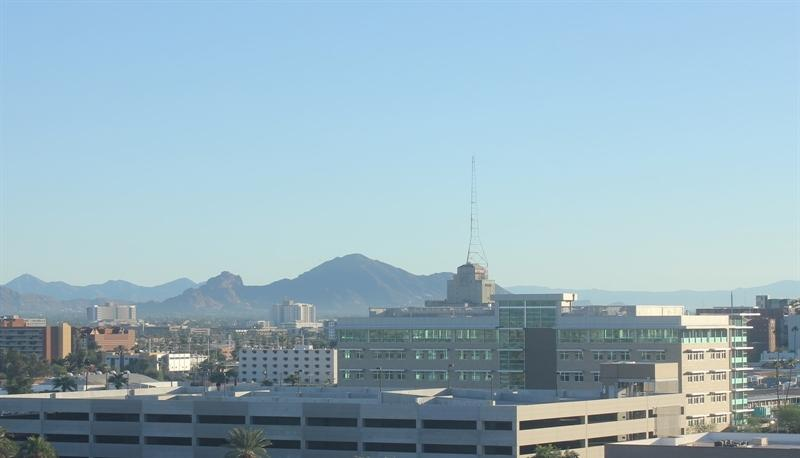
#> input picture 1_1_Image_Representation/day_night_images/training/day/20151101_145049.jpg, 800 x 458 px; its folder holds only this picture in this run
$ jupyter execute --allow-errors '6_4. Classification.ipynb'   (shell and % lines are left out)
#> lines starting #> are read from the running program, lines starting #| are printed output that depends on the picture
### 1_1_Image_Representation/helpers.py
# Helper functions

import os
import glob # library for loading images from a directory
import matplotlib.image as mpimg

import cv2


# This function loads in images and their labels and places them in a list
# The list contains all images and their associated labels
# For example, after data is loaded, im_list[0][:] will be the first image-label pair in the list
def load_dataset(image_dir):

    # Populate this empty image list
#> called with image_dir = 'day_night_images/training/'
    im_list = []
    image_types = ["day", "night"]

    # Iterate through each color folder
    for im_type in image_types:

        # Iterate through each image file in each image_type folder
        # glob reads in any image with the extension "image_dir/im_type/*"
        for file in glob.glob(os.path.join(image_dir, im_type, "*")):

            # Read in the image
            im = mpimg.imread(file)
#> im is the input picture: shape (458, 800, 3); mean R, G, B 150.7, 178, 191

            # Check if the image exists/if it's been correctly read-in
            if not im is None:
                # Append the image, and it's type (red, green, yellow) to the image list
                im_list.append((im, im_type))

    return im_list


## Standardize the input images
# Resize each image to the desired input size: 600x1100px (hxw).

## Standardize the output
# With each loaded image, we also specify the expected output.
# For this, we use binary numerical values 0/1 = night/day.


# This function should take in an RGB image and return a new, standardized version
# 600 height x 1100 width image size (px x px)
def standardize_input(image):

    # Resize image and pre-process so that all "standard" images are the same size
    standard_im = cv2.resize(image, (1100, 600))

    return standard_im


# Examples:
# encode("day") should return: 1
# encode("night") should return: 0
def encode(label):

    numerical_val = 0
    if(label == 'day'):
        numerical_val = 1
    # else it is night and can stay 0

    return numerical_val

# using both functions above, standardize the input images and output labels
def standardize(image_list):

    # Empty image data array
    standard_list = []

    # Iterate through all the image-label pairs
    for item in image_list:
        image = item[0]
        label = item[1]

        # Standardize the image
        standardized_im = standardize_input(image)

        # Create a numerical label
        binary_label = encode(label)

        # Append the image, and it's one hot encoded label to the full, processed list of image data
        standard_list.append((standardized_im, binary_label))

    return standard_list

### 1_1_Image_Representation/6_4. Classification.ipynb
# Day and Night Image Classifier
---

The day/night image dataset consists of 200 RGB color images in two categories: day and night. There are equal numbers of each example: 100 day images and 100 night images.

We'd like to build a classifier that can accurately label these images as day or night, and that relies on finding distinguishing features between the two types of images!

*Note: All images come from the [AMOS dataset](http://cs.uky.edu/~jacobs/datasets/amos/) (Archive of Many Outdoor Scenes).*

### Import resources

Before you get started on the project code, import the libraries and resources that you'll need.

[cell 1]
import cv2 # computer vision library
import helpers

import numpy as np
import matplotlib.pyplot as plt
import matplotlib.image as mpimg

## Training and Testing Data
The 200 day/night images are separated into training and testing datasets.

* 60% of these images are training images, for you to use as you create a classifier.
* 40% are test images, which will be used to test the accuracy of your classifier.

First, we set some variables to keep track of some where our images are stored:

    image_dir_training: the directory where our training image data is stored
    image_dir_test: the directory where our test image data is stored

[cell 2]
# Image data directories
image_dir_training = "day_night_images/training/"
image_dir_test = "day_night_images/test/"

## Load the datasets

These first few lines of code will load the training day/night images and store all of them in a variable, `IMAGE_LIST`. This list contains the images and their associated label ("day" or "night").

For example, the first image-label pair in `IMAGE_LIST` can be accessed by index:
``` IMAGE_LIST[0][:]```.

[cell 3]
# Using the load_dataset function in helpers.py
# Load training data
IMAGE_LIST = helpers.load_dataset(image_dir_training)
#> IMAGE_LIST = 2 items

## Construct a `STANDARDIZED_LIST` of input images and output labels.

This function takes in a list of image-label pairs and outputs a **standardized** list of resized images and numerical labels.

[cell 4]
# Standardize all training images
STANDARDIZED_LIST = helpers.standardize(IMAGE_LIST)
#> the loop in standardize, `for item in image_list:` made 2 passes
#> (label, numerical_val in encode, binary_label) on passes 1 to 2: ('day', 1, 1), ('night', 0, 0)
#> pass 1, in standardize_input, `standard_im = cv2.resize(image, (1100, 600))`:
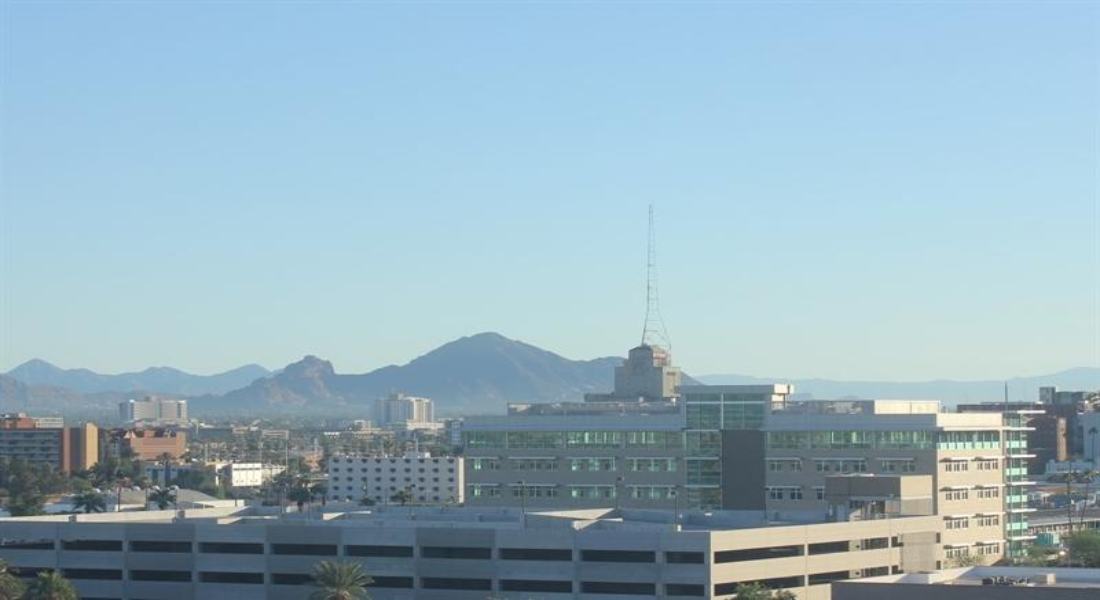
#> standard_im: shape (600, 1100, 3); mean R, G, B 150.6, 178, 190.9
#> pass 2, in standardize_input (call 2), `standard_im = cv2.resize(image, (1100, 600))`:
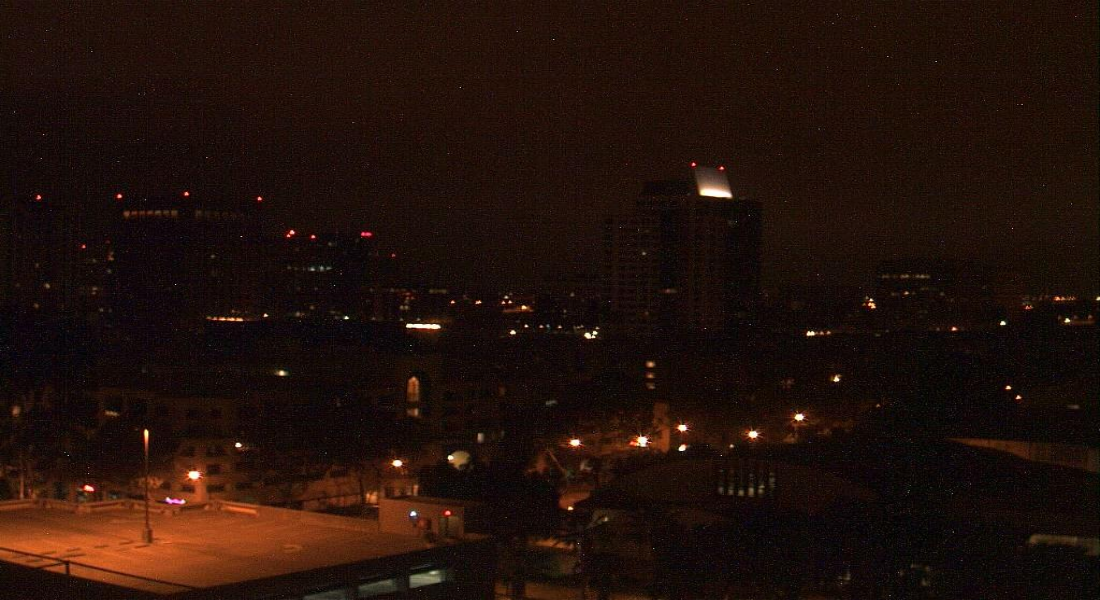
#> standard_im: shape (600, 1100, 3); mean R, G, B 33.7, 16.6, 10.3
#> STANDARDIZED_LIST = 2 items

## Visualize the standardized data

Display a standardized image from STANDARDIZED_LIST.

[cell 5]
# Display a standardized image and its label

# Select an image by index
image_num = 0
selected_image = STANDARDIZED_LIST[image_num][0]
selected_label = STANDARDIZED_LIST[image_num][1]
#> selected_label = 1

# Display image and data about it
plt.imshow(selected_image)
print("Shape: "+str(selected_image.shape))
#| Shape: (600, 1100, 3)
print("Label [1 = day, 0 = night]: " + str(selected_label))
#| Label [1 = day, 0 = night]: 1

# Feature Extraction

Create a feature that represents the brightness in an image. We'll be extracting the **average brightness** using HSV colorspace. Specifically, we'll use the V channel (a measure of brightness), add up the pixel values in the V channel, then divide that sum by the area of the image to get the average Value of the image.

---
###  Find the average brightness using the V channel

This function takes in a **standardized** RGB image and returns a feature (a single value) that represent the average level of brightness in the image. We'll use this value to classify the image as day or night.

[cell 6]
# Find the average Value or brightness of an image
def avg_brightness(rgb_image):
    # Convert image to HSV
    hsv = cv2.cvtColor(rgb_image, cv2.COLOR_RGB2HSV)

    # Add up all the pixel values in the V channel
    sum_brightness = np.sum(hsv[:,:,2])
    area = 600*1100.0  # pixels

    # find the avg
    avg = sum_brightness/area

    return avg

[cell 7]
# extra feature for improve the accuracy
def avg_sky_brightness(rgb_image):
    hsv = cv2.cvtColor(rgb_image, cv2.COLOR_RGB2HSV)
    upper_height = 100
    sky_img = hsv[:upper_height,:, 2]

    sky_sum = np.sum(sky_img)
    area = upper_height*1100.0
    avg_sky = sky_sum/area
    plt.imshow(sky_img, cmap='gray')
    return avg_sky

[cell 8]
# Testing average brightness levels
# Look at a number of different day and night images and think about
# what average brightness value separates the two types of images

# As an example, a "night" image is loaded in and its avg brightness is displayed
image_num = 56
#> (the rest of this cell did not finish here and is left out)

# Classification and Visualizing Error

In this section, we'll turn our average brightness feature into a classifier that takes in a standardized image and returns a `predicted_label` for that image. This `estimate_label` function should return a value: 0 or 1 (night or day, respectively).

---
### TODO: Build a complete classifier

Set a threshold that you think will separate the day and night images by average brightness.

[cell 9]
# This function should take in RGB image input
def estimate_label(rgb_image):

    ## TODO: extract average brightness feature from an RGB image
    # Use the avg brightness feature to predict a label (0, 1)
    predicted_label = 0
    avg = avg_brightness(rgb_image)
    avg_sky = avg_sky_brightness(rgb_image)
    # print('avg: ', avg)
    ## TODO: set the value of a threshold that will separate day and night images
    threshold_whole = 100
    threshold_sky = 110
    ## TODO: Return the predicted_label (0 or 1) based on whether the avg is
    # above or below the threshold
    if avg > threshold_whole or avg_sky > threshold_sky:
        predicted_label = 1
    if avg_sky < threshold_sky:
        predicted_label = 0

    return predicted_label

[cell 10]
## Test out your code by calling the above function and seeing
# how some of your training data is classified
img_num = 3
#> (the rest of this cell did not finish here and is left out)

[cell 11]
# store all misclassifed images
def mis_classified(images):
    mis_classified_imgs = []

    for i in images:
        image = i[0]
        true_label = i[1]
        predicted_label = estimate_label(image)

        if true_label != predicted_label:
            mis_classified_imgs.append([image, true_label, predicted_label])

    return mis_classified_imgs

[cell 12]
# accuracy of trainning
mis_classified_train = mis_classified(STANDARDIZED_LIST)
#> the loop in mis_classified, `for i in images:` made 2 passes
#> (true_label, predicted_label) on passes 1 to 2: (1, 1), (0, 0)
#> pass 1, in avg_sky_brightness, `sky_img = hsv[:upper_height,:, 2]`:
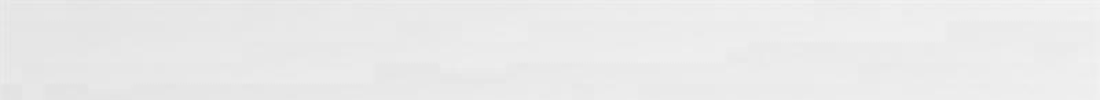
#> sky_img: shape (100, 1100); min 226, max 243, mean 234.3
#> pass 2, in avg_sky_brightness (call 2), `sky_img = hsv[:upper_height,:, 2]`:
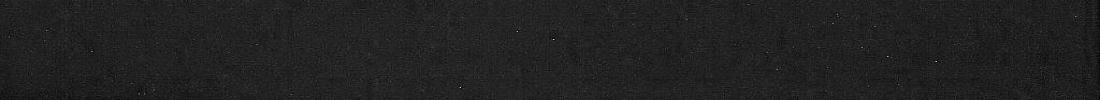
#> sky_img: shape (100, 1100); min 2, max 198, mean 33.5
#> after the loop in mis_classified, `for i in images:`: mis_classified_imgs = []
#> mis_classified_train = []
mis_num = len(mis_classified_train)
#> mis_num = 0
total = len(STANDARDIZED_LIST)
#> total = 2
accuracy = (total - mis_num) / total
#> accuracy = 1
print('The trainning accuracy is: {}%. {} out of {} are misclassified'.format(accuracy*100, mis_num, total))
#| The trainning accuracy is: 100.0%. 0 out of 2 are misclassified
